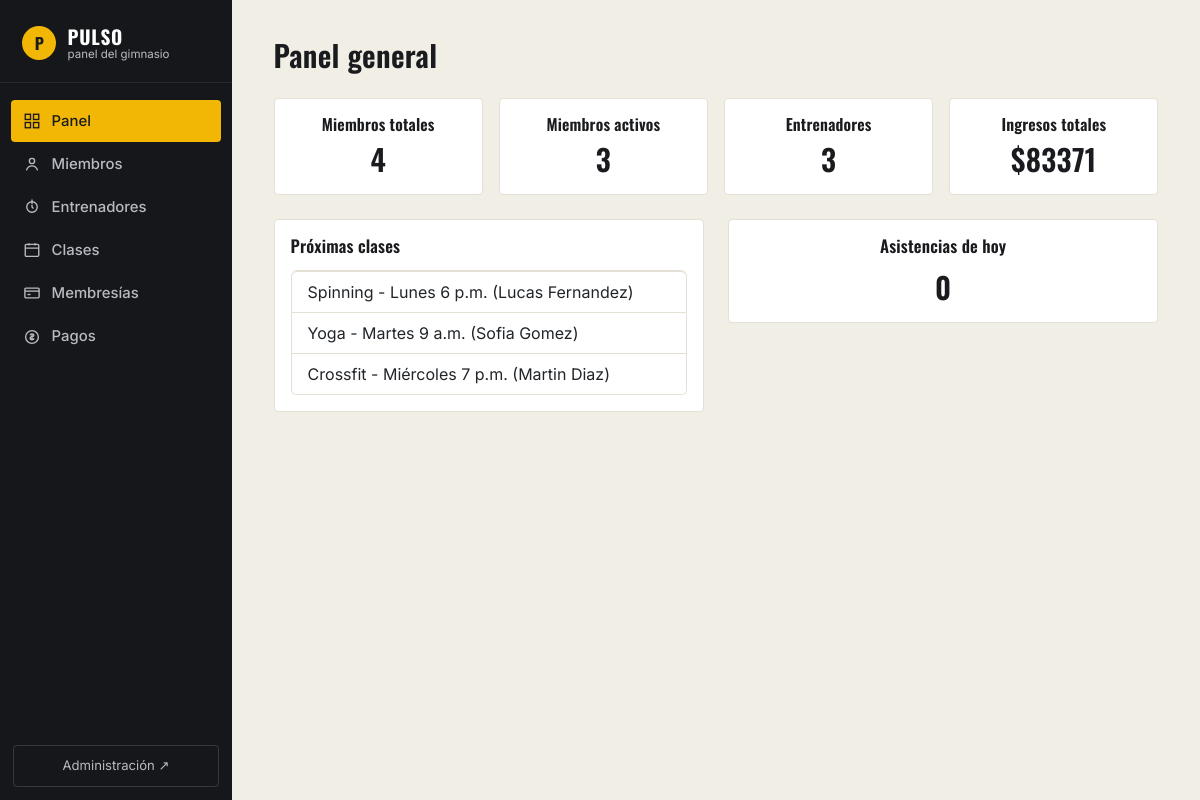
The page / on the database its author committed.
### gym/models.py (models this page shows, shortened)
class ClaseGrupal(models.Model):
    DIA_CHOICES = [
        ("lunes", "Lunes"), ("martes", "Martes"), ("miercoles", "Miércoles"),
        ("jueves", "Jueves"), ("viernes", "Viernes"), ("sabado", "Sábado"), ("domingo", "Domingo"),
    ]
    nombre = models.CharField(max_length=100)  # Spinning, Yoga, Crossfit...
    entrenador = models.ForeignKey(Entrenador, on_delete=models.SET_NULL, null=True, related_name="clases")
    dia = models.CharField(max_length=15, choices=DIA_CHOICES)
    hora_inicio = models.TimeField()
    hora_fin = models.TimeField()
    cupo_maximo = models.PositiveIntegerField(default=20)

class Entrenador(models.Model):
    nombre = models.CharField(max_length=100)
    apellido = models.CharField(max_length=100)
    especialidad = models.CharField(max_length=100, blank=True)
    telefono = models.CharField(max_length=20, blank=True)
    email = models.EmailField(blank=True)
    fecha_contratacion = models.DateField(auto_now_add=True)
    def __str__(self):
        return f"{self.nombre} {self.apellido}"

### gym/views.py (the view)
# urls.py: path("", views.dashboard, name="dashboard"),
def dashboard(request):
    contexto = {
        "total_miembros": Miembro.objects.count(),
        "miembros_activos": Miembro.objects.filter(estado="activo").count(),
        "total_entrenadores": Entrenador.objects.count(),
        "total_clases": ClaseGrupal.objects.count(),
        "ingresos_totales": Pago.objects.aggregate(total=Sum("monto"))["total"] or 0,
        "asistencias_hoy": Asistencia.objects.filter(fecha=timezone.now().date()).count(),
        "proximas_clases": ClaseGrupal.objects.select_related("entrenador").order_by("dia", "hora_inicio")[:5],
    }
    return render(request, "gym/dashboard.html", contexto)

### gym/templates/gym/dashboard.html (shortened to what this page needs)
{% extends "gym/base.html" %}
{% block contenido %}
<h2 class="mb-4">Panel general</h2>
<div class="row g-3">
  <div class="col-md-3">
    <div class="card p-3 text-center">
      <h6>Miembros totales</h6>
      <h2>{{ total_miembros }}</h2>
    </div>
  </div>
  <div class="col-md-3">
    <div class="card p-3 text-center">
      <h6>Miembros activos</h6>
      <h2>{{ miembros_activos }}</h2>
    </div>
  </div>
  <div class="col-md-3">
    <div class="card p-3 text-center">
      <h6>Entrenadores</h6>
      <h2>{{ total_entrenadores }}</h2>
    </div>
  </div>
  <div class="col-md-3">
    <div class="card p-3 text-center">
      <h6>Ingresos totales</h6>
      <h2>${{ ingresos_totales }}</h2>
    </div>
  </div>
</div>
<div class="row mt-4">
  <div class="col-md-6">
    <div class="card p-3">
      <h5>Próximas clases</h5>
      <ul class="list-group">
        {% for clase in proximas_clases %}
          <li class="list-group-item">
            {{ clase.nombre }} - {{ clase.get_dia_display }} {{ clase.hora_inicio }} ({{ clase.entrenador }})
          </li>
        {% empty %}
          <li class="list-group-item">No hay clases cargadas.</li>
        {% endfor %}
      </ul>
    </div>
  </div>
  <div class="col-md-6">
    <div class="card p-3 text-center">
      <h5>Asistencias de hoy</h5>
      <h2>{{ asistencias_hoy }}</h2>
    </div>
  </div>
</div>
{% endblock %}

### gym/templates/gym/base.html (shortened to what this page needs)
{% load static %}
<!DOCTYPE html>
<html lang="es">
<head>
    <link href="https://cdn.jsdelivr.net/npm/bootstrap@5.3.3/dist/css/bootstrap.min.css" rel="stylesheet">
    <link rel="stylesheet" href="{% static 'css/estilos.css' %}">
</head>
<body>
<div class="app">
  <aside class="sidebar">
    <div class="sidebar-brand">
      <span class="brand-mark">P</span>
      <div class="brand-text">
        <strong>PULSO</strong>
        <span>panel del gimnasio</span>
      </div>
    </div>
    <nav class="sidebar-nav">
      <a href="{% url 'gym:dashboard' %}" class="nav-link {% if request.resolver_match.url_name == 'dashboard' %}active{% endif %}">
        <svg viewBox="0 0 24 24" fill="none" stroke="currentColor" stroke-width="1.8"><rect x="3" y="3" width="7" height="7"/><rect x="14" y="3" width="7" height="7"/><rect x="3" y="14" width="7" height="7"/><rect x="14" y="14" width="7" height="7"/></svg>
        Panel
      </a>
      <a href="{% url 'gym:miembro_list' %}" class="nav-link {% if 'miembro' in request.resolver_match.url_name %}active{% endif %}">
        <svg viewBox="0 0 24 24" fill="none" stroke="currentColor" stroke-width="1.8"><circle cx="12" cy="8" r="3.5"/><path d="M4.5 20.5c1.5-4 4-6 7.5-6s6 2 7.5 6"/></svg>
        Miembros
      </a>
      <a href="{% url 'gym:entrenador_list' %}" class="nav-link {% if request.resolver_match.url_name == 'entrenador_list' %}active{% endif %}">
        <svg viewBox="0 0 24 24" fill="none" stroke="currentColor" stroke-width="1.8"><path d="M12 2v6"/><circle cx="12" cy="12" r="7"/><path d="M12 9v3l2 2"/></svg>
        Entrenadores
      </a>
      <a href="{% url 'gym:clase_list' %}" class="nav-link {% if 'clase' in request.resolver_match.url_name or 'inscripcion' in request.resolver_match.url_name %}active{% endif %}">
        <svg viewBox="0 0 24 24" fill="none" stroke="currentColor" stroke-width="1.8"><rect x="3" y="4.5" width="18" height="16" rx="1.5"/><path d="M3 9.5h18M8 3v3M16 3v3"/></svg>
        Clases
      </a>
      <a href="{% url 'gym:membresia_list' %}" class="nav-link {% if 'membresia' in request.resolver_match.url_name %}active{% endif %}">
        <svg viewBox="0 0 24 24" fill="none" stroke="currentColor" stroke-width="1.8"><rect x="2.5" y="5.5" width="19" height="13" rx="1.5"/><path d="M2.5 9.5h19"/><path d="M6 14h4"/></svg>
        Membresías
      </a>
      <a href="{% url 'gym:pago_list' %}" class="nav-link {% if 'pago' in request.resolver_match.url_name %}active{% endif %}">
        <svg viewBox="0 0 24 24" fill="none" stroke="currentColor" stroke-width="1.8"><circle cx="12" cy="12" r="8.5"/><path d="M12 7.5v9M9.5 9.8c0-1.3 1.1-2 2.5-2s2.5.8 2.5 2-1.1 1.7-2.5 1.7-2.5.7-2.5 2 1.1 2 2.5 2 2.5-.7 2.5-2"/></svg>
        Pagos
      </a>
    </nav>
    <a href="/admin/" class="sidebar-admin">Administración ↗</a>
  </aside>
  <div class="app-main">
    <div class="app-content">
        {% block contenido %}{% endblock %}
    </div>
  </div>
</div>
</body>
</html>

### static/css/estilos.css (style rules this page uses)
:root { --bg: #F1EEE6; --surface: #FFFFFF; --surface-tint: #FBFAF6; --ink: #1A1B1E; --muted: #6B6F76; --line: #E4E0D6; --sidebar: #15171B; --sidebar-text: #B8BCC2; --accent: #F2B705; --accent-ink: #1A1B1E; --rust: #C1502E; --danger: #C0392B; --success: #3E7C4A; --radius: 4px; }
* { box-sizing: border-box; }
html { scrollbar-color: var(--line) transparent; }
body { font-family: 'Inter', sans-serif; background: var(--bg); color: var(--ink); margin: 0; }
h1, h2, h3, h4, h5, h6 { font-family: 'Oswald', sans-serif; font-weight: 600; letter-spacing: .01em; color: var(--ink); }
h2 { font-size: 1.85rem; margin-bottom: 0; }
h5 { font-size: 1.05rem; margin-bottom: .9rem; }
a { color: var(--ink); }
.app { display: flex; min-height: 100vh; }
.sidebar { width: 232px; flex-shrink: 0; background: var(--sidebar); color: var(--sidebar-text); display: flex; flex-direction: column; position: sticky; top: 0; height: 100vh; }
.sidebar-brand { display: flex; align-items: center; gap: .7rem; padding: 1.6rem 1.4rem 1.3rem; border-bottom: 1px solid rgba(255,255,255,.08); }
.brand-mark { width: 34px; height: 34px; border-radius: 50%; background: var(--accent); color: var(--accent-ink); font-family: 'Oswald', sans-serif; font-weight: 700; display: flex; align-items: center; justify-content: center; flex-shrink: 0; }
.brand-text { display: flex; flex-direction: column; line-height: 1.15; }
.brand-text strong { font-family: 'Oswald', sans-serif; font-size: 1.2rem; letter-spacing: .04em; color: #fff; }
.brand-text span { font-size: .72rem; color: var(--sidebar-text); }
.sidebar-nav { flex: 1; padding: 1.1rem .7rem; display: flex; flex-direction: column; gap: .1rem; overflow-y: auto; }
.nav-link { display: flex; align-items: center; gap: .65rem; padding: .6rem .75rem; border-radius: var(--radius); color: var(--sidebar-text); text-decoration: none; font-size: .93rem; font-weight: 500; transition: background .15s ease, color .15s ease; }
.nav-link svg { width: 18px; height: 18px; flex-shrink: 0; }
.nav-link.active { background: var(--accent); color: var(--accent-ink); }
.sidebar-admin { margin: .8rem; padding: .65rem .9rem; border-radius: var(--radius); border: 1px solid rgba(255,255,255,.14); color: var(--sidebar-text); text-decoration: none; font-size: .82rem; text-align: center; transition: border-color .15s ease, color .15s ease; }
.app-main { flex: 1; min-width: 0; }
.app-content { padding: 2.4rem 2.6rem; max-width: 1200px; }
.card { background: var(--surface); border: 1px solid var(--line); border-radius: var(--radius); box-shadow: none; }
.list-group-item { border-color: var(--line); }

### rows shown on the page
ClaseGrupal: nombre "Spinning", dia "Lunes", hora_inicio "6 p.m.", entrenador "Lucas Fernandez"
ClaseGrupal: nombre "Yoga", dia "Martes", hora_inicio "9 a.m.", entrenador "Sofia Gomez"
ClaseGrupal: nombre "Crossfit", dia "Miércoles", hora_inicio "7 p.m.", entrenador "Martin Diaz"

### other values the page prints
{{ total_miembros }} "4"
{{ miembros_activos }} "3"
{{ total_entrenadores }} "3"
{{ ingresos_totales }} "83371"
{{ asistencias_hoy }} "0"
